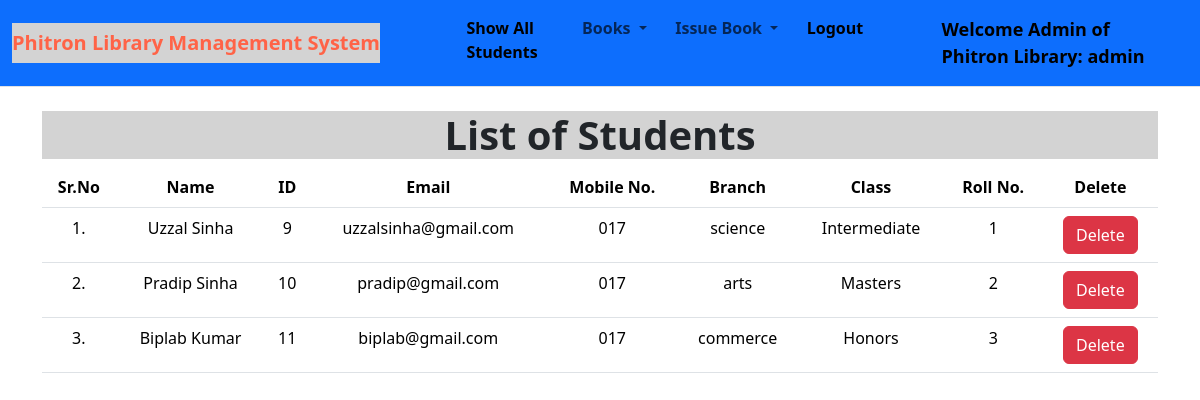
Screenshot of /show_students/ (signed in) with the database file from the repository.
### library/models.py (models this page shows, shortened)
class Student(models.Model):
    user = models.OneToOneField(User, on_delete=models.CASCADE)
    classroom = models.CharField(max_length=12)
    branch = models.CharField(max_length=20)
    roll_no = models.CharField(max_length=5, blank=True)
    phone = models.CharField(max_length=11, blank=True)

### library/views.py (the view)
# urls.py: path("show_students/", views.show_students, name="show_students"),
def show_students(request):
    students = Student.objects.all()
    return render(request, "show_students.html", {'students':students})

### library/templates/show_students.html (shortened to what this page needs)
{% extends 'admin_navbar.html' %}
{% load static %}
{% block body %}
<div class="container mt-4">
    <h1 class="text-center" style="font-weight: bold; background-color: lightgrey;">List of Students</h1>
    <table class="table table-hover" id="example">
        <thead>
            <tr class="text-center mt-4">
                <th>Sr.No</th>
                <th>Name</th>
                <th>ID</th>
                <th>Email</th>
                <th>Mobile No.</th>
                <th>Branch</th>
                <th>Class</th>
                <th>Roll No.</th>
                <th>Delete</th>
            </tr>
        </thead>
        <tbody>
            {% for student in students %}
            <tr class="text-center">
                <td>{{forloop.counter}}.</td>
                <td>{{student.user.get_full_name}}</td>
                <td>{{student.user.id}}</td>
                <td>{{student.user.email}}</td>
                <td>{{student.phone}}</td>
                <td>{{student.branch}}</td>
                <td>{{student.classroom}}</td>
                <td>{{student.roll_no}}</td>
                <td><a href="/delete_student/{{student.id}}/" class="btn btn-danger" onclick="return confirm('Are you confirm you want to delete this student?')">Delete</a></td>
            </tr>
            {% endfor %}
        </tbody>
    </table>
    </div>
{% endblock %}

### library/templates/admin_navbar.html (shortened to what this page needs)
<!doctype html>
{% load static %}
<html lang="en">
  <head>
    <link rel="stylesheet" href="{% static 'library/css/bootstrap.min.css' %}">
  </head>
  <body>
    <nav class="navbar navbar-expand-lg bg-primary border-bottom border-body">
        <div class="container-fluid">
          <a class="navbar-brand" href="#" style="font-weight: bold;background: lightgrey;color: tomato">Phitron Library Management System</a>
          <div class="collapse navbar-collapse" id="navbarSupportedContent">
            <ul class="navbar-nav me-auto mb-2 mb-lg-0">
              <li class="nav-item">
                <a class="nav-link active" aria-current="page" href="/show_students/" style="font-weight: bold;">Show All Students</a>
              </li>
              <li class="nav-item dropdown">
                <a class="nav-link dropdown-toggle" href="#" id="navbarDropdown" role="button" data-bs-toggle="dropdown" aria-expanded="false" style="font-weight: bold;">
                  Books
                </a>
              </li>
              <li class="nav-item dropdown">
                <a class="nav-link dropdown-toggle" href="#" id="navbarDropdown" role="button" data-bs-toggle="dropdown" aria-expanded="false" style="font-weight: bold;">
                  Issue Book
                </a>
              </li>
              <li class="nav-item">
                <a class="nav-link active" aria-current="page" href="/logout/" style="font-weight: bold;">Logout</a>
              </li>
              <li class="nav-item">
                <a style="font-weight:600; font-family:'Segoe UI', Tahoma, Geneva, Verdana, sans-serif; font-size: large;" class="nav-link active" href="#">Welcome Admin of Phitron Library: {{request.user}}</a>
              </li>
            </ul>
          </div>
        </div>
      </nav>
      {% block body %}
      {% endblock %}
  </body>
</html>

### rows the page displays
Student: user.get_full_name "Uzzal Sinha", user.id "9", user.email "uzzalsinha@gmail.com", phone "017", branch "science", classroom "Intermediate", roll_no "1"
Student: user.get_full_name "Pradip Sinha", user.id "10", user.email "pradip@gmail.com", phone "017", branch "arts", classroom "Masters", roll_no "2"
Student: user.get_full_name "Biplab Kumar", user.id "11", user.email "biplab@gmail.com", phone "017", branch "commerce", classroom "Honors", roll_no "3"

### other values shown
{{ request.user }} "admin"
